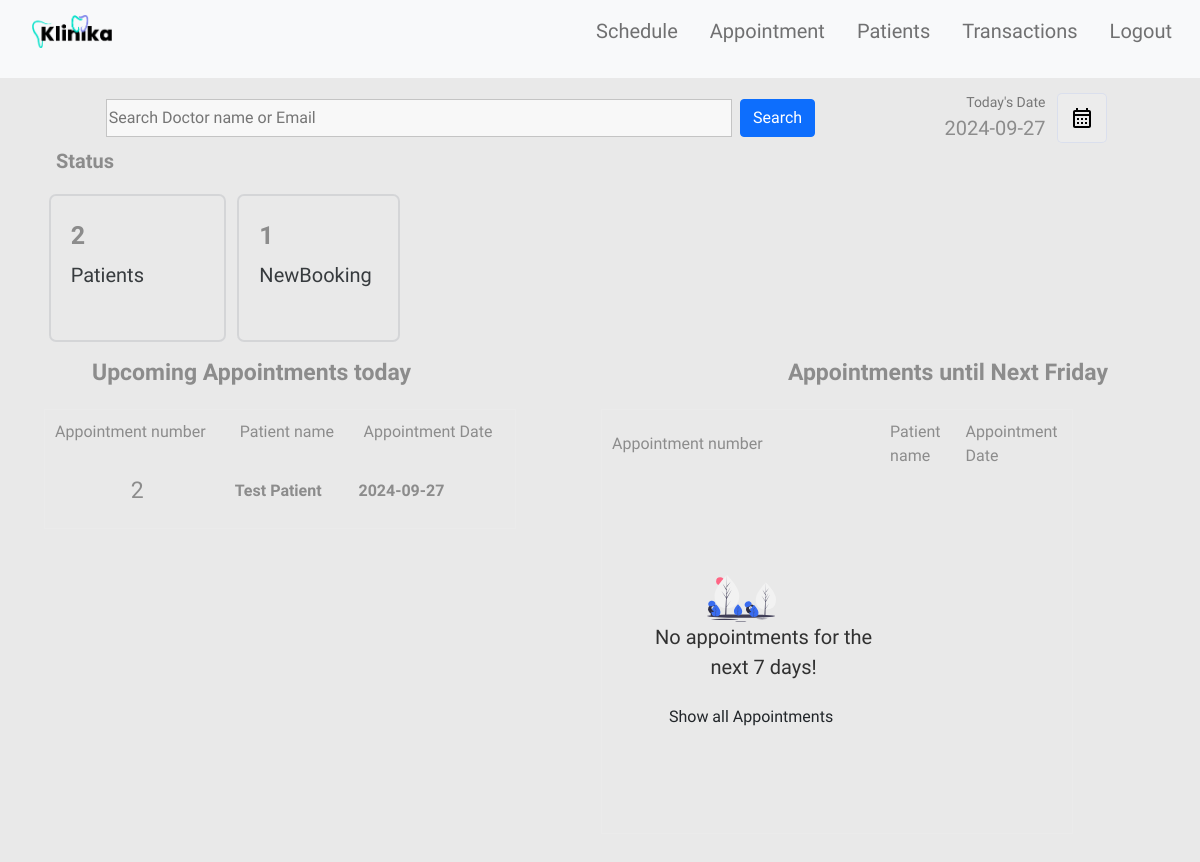
The page / on the database its author committed.
### tables this page shows
CREATE TABLE IF NOT EXISTS `appointment` (
  `appoid` int(11) NOT NULL AUTO_INCREMENT,
  `pid` int(10) DEFAULT NULL,
  `apponum` int(3) DEFAULT NULL,
  `appodate` date DEFAULT NULL,
  `start_time` TIME,
  `end_time` TIME,
  `servid` int(11) NOT NULL,
  `qr_code` VARCHAR(255),
  PRIMARY KEY (`appoid`),
  FOREIGN KEY (`pid`)
  REFERENCES `klinika`.`patient` (`pid`),
  KEY `pid` (`pid`)
);

CREATE TABLE IF NOT EXISTS `patient` (
  `pid` int(11) NOT NULL AUTO_INCREMENT,
  `pemail` varchar(255) DEFAULT NULL,
  `pname` varchar(255) DEFAULT NULL,
  `ppassword` varchar(255) DEFAULT NULL,
  `paddress` varchar(255) DEFAULT NULL,
  `pdob` date DEFAULT NULL,  
  `ptel` varchar(15) DEFAULT NULL,  
  PRIMARY KEY (`pid`)
);

### index.php (the view, shortened to what this page needs)
<?php include("partials/header.php");?>
<?php
    include("config/connection.php");
    ?>
    <div class="container">
        <div class="dash-body" style="margin-top: 15px">
            <table border="0" width="100%">
                        <tr >
                            <td class="nav-bar" >
                                <form action="doctors.php" method="post" class="header-search">
                                    <input type="search" name="search" class="input-text header-searchbar" placeholder="Search Doctor name or Email" list="doctors">&nbsp;&nbsp;
                                    <input type="Submit" value="Search" class="login-btn btn-primary btn">
                                </form>
                            </td>
                            <td width="15%">
                                <p style="font-size: 14px;color: rgb(119, 119, 119);padding: 0;margin: 0;text-align: right;">
                                    Today's Date
                                </p>
                                <p class="heading-sub12" style="padding: 0;margin: 0;">
                                    <?php
                                $today = date('Y-m-d');
                                echo $today;
                                $patientrow = $database->query("select  * from  patient;");
                                $appointmentrow = $database->query("select  * from  appointment where appodate>='$today';");
                                ?>
                                </p>
                            </td>
                            <td width="10%">
                                <button  class="btn-label"  style="display: flex;justify-content: center;align-items: center;"><img src="img/svg/calendar.svg" width="100%"></button>
                            </td>
                        </tr>
                <tr>
                    <td colspan="3">
                        <table class="filter-container" style="border: none;" border="0">
                            <tr>
                                <td>
                                    <p style="font-size: 20px;font-weight:600;padding-left: 12px;">Status</p>
                                </td>
                            </tr>
                            <tr>
                                <td colspan="2">
                                    <div  class="dashboard-items"  style="padding:20px;margin:auto;width:95%;display: flex;">
                                        <div>
                                                <div class="h1-dashboard">
                                                    <?php    echo $patientrow->num_rows  ?>
                                                </div><br>
                                                <div class="h3-dashboard">
                                                    Patients &nbsp;&nbsp;&nbsp;&nbsp;&nbsp;
                                                </div>
                                        </div>
                                    </div>
                                </td>
                                <td colspan="2">
                                    <div  class="dashboard-items"  style="padding:20px;margin:auto;width:95%;display: flex; ">
                                        <div>
                                                <div class="h1-dashboard" >
                                                    <?php    echo $appointmentrow ->num_rows  ?>
                                                </div><br>
                                                <div class="h3-dashboard" >
                                                    NewBooking &nbsp;&nbsp;
                                                </div>
                                        </div>
                                    </div>
                                </td>
                            </tr>
                        </table>
                    </td>
                </tr>
                <tr>
                    <td colspan="3">
                    <table width="100%" border="0" class="dashbord-tables">
                            <tr>
                                <td>
                                    <p style="padding:10px;padding-left:48px;padding-bottom:0;font-size:23px;font-weight:700;color:var(--primarycolor);">
                                        Upcoming Appointments today
                                    </p>
                                </td>
                                <td>
                                    <p style="text-align:right;padding:10px;padding-right:48px;padding-bottom:0;font-size:23px;font-weight:700;color:var(--primarycolor);">
                                        Appointments  until Next <?php
                                        echo date("l",strtotime("+1 week"));
                                        ?>
                                    </p>
                                </td>
                            </tr>
                            <tr>
                                <td width="50%">
                                        <div class="abc scroll" style="height: 800px;">
                                        <table width="85%" class="sub-table scrolldown" border="0">
                                        <thead>
                                            <tr>
                                                <th class="table-headin">
                                                    Appointment number
                                                </th>
                                                <th class="table-headin">
                                                    Patient name
                                                </th>
                                                <th class="table-headin">
                                                    Appointment Date
                                                </th>
                                            </tr>
                                        </thead>
                                        <tbody>
                                            <?php
                                            $sqlmain= "SELECT
                                                        appointment.appoid,
                                                        appointment.pid,
                                                        appointment.apponum,
                                                        appointment.appodate,
                                                        patient.pname
                                                    FROM
                                                        appointment
                                                    INNER JOIN
                                                        patient
                                                    ON
                                                        appointment.pid = patient.pid
                                                    WHERE
                                                        appointment.appodate = '$today'
                                                    ORDER BY
                                                        appointment.appodate DESC";
                                                $result= $database->query($sqlmain);
                                                if($result->num_rows==0){
                                                    echo '<tr>
                                                    <td>
                                                    <br><br><br><br>
                                                    <center>
                                                    <img src="img/svg/notfound.svg" width="25%">
                                                    <br>
                                                    <p class="heading-main12" style="margin-left: 45px;font-size:20px;color:rgb(49, 49, 49)">We couldnt find anything related to your keywords !</p>
                                                    <a class="non-style-link" href="appointment.php"><button  class="login-btn btn-primary-soft btn"  style="display: flex;justify-content: center;align-items: center;margin-left:20px;">&nbsp; Show all Appointments &nbsp;</font></button>
                                                    </a>
                                                    </center>
                                                    <br><br><br><br>
                                                    </td>
                                                    </tr>';
                                                }
                                                else{
                                                for ($x = 0; $x < $result->num_rows; $x++) {
                                                    $row = $result->fetch_assoc();
                                                    $apponum = $row["apponum"];
                                                    $appodate = $row["appodate"];
                                                    $pname=$row["pname"];
                                                    echo '<tr>
                                                        <td style="text-align:center;font-size:23px;font-weight:500; color: var(--btnnicetext);padding:20px;">
                                                            '.$apponum.'
                                                        </td>
                                                        <td style="font-weight:600;"> &nbsp;'.
                                                        substr($pname,0,25)
                                                        .'</td >
                                                        <td style="font-weight:600;"> &nbsp;'
                                                        .$appodate.
                                                        '</td >
                                                    </tr>';
                                                }
                                            }
                                            ?>
                                            </tbody>
                                        </table>
                                </td>
                                <td width="50%">
                                        <div class="abc scroll" style="height: 800px;">
                                        <table width="85%" class="sub-table scrolldown" border="0">
                                        <thead>
                                            <tr>
                                                <th class="table-headin">
                                                    Appointment number
                                                </th>
                                                <th class="table-headin">
                                                    Patient name
                                                </th>
                                                <th class="table-headin">
                                                    Appointment Date
                                                </th>
                                            </tr>
                                        </thead>
                                        <tbody>
                                            <?php
                                            $nextweek=date("Y-m-d",strtotime("+1 week"));
                                            $sqlmain= "SELECT
                                                        appointment.appoid,
                                                        appointment.pid,
                                                        appointment.apponum,
                                                        appointment.appodate,
                                                        patient.pname
                                                    FROM
                                                        appointment
                                                    INNER JOIN
                                                        patient
                                                    ON
                                                        appointment.pid = patient.pid
                                                    WHERE
                                                        appointment.appodate > '$today'
                                                    AND
                                                        appointment.appodate <= '$nextweek'
                                                    ORDER BY
                                                        appointment.appodate ASC";
                                                $result= $database->query($sqlmain);
                                                if($result->num_rows==0){
                                                    echo '<tr>
                                                    <td >
                                                    <br><br><br><br>
                                                    <center>
                                                    <img src="img/svg/notfound.svg" width="25%">
                                                    <br>
                                                    <p class="heading-main12" style="margin-left: 45px;font-size:20px;color:rgb(49, 49, 49)">No appointments for the next 7 days!</p>
                                                    <a class="non-style-link" href="appointment.php"><button  class="login-btn btn-primary-soft btn"  style="display: flex;justify-content: center;align-items: center;margin-left:20px;">&nbsp; Show all Appointments &nbsp;</font></button>
                                                    </a>
                                                    </center>
                                                    <br><br><br><br>
                                                    </td>
                                                    </tr>';
                                            }
                                            ?>
                                        </tbody>
                                        </table>
                                </td>
                            </tr>
                        </table>
                        </td>
                </tr>
            </table>
        </div>
    </div>
<?php include("partials/footer.php");?>

### css/styles.css (style rules this page uses)
:root { --font-light: 400; --font-regular: 500; --font-semibold: 700; --font-bold: 900; }
body { font-family: 'Work Sans', sans-serif; height: 100vh; margin: 0; padding-top: 56px; background-color: #e9e9e9; color: #8c8c8c; }
a { text-decoration: none; color: #e9e9e9; }
.container { display: flex; align-items: center; justify-content: center; margin: 20px auto; }
.heading-main12 { font-weight: 500; font-size: 25px; }
.heading-sub12 { font-weight: 500; font-size: 20px; text-align: right; }
.header-search { display: flex; justify-content: center; }
.header-searchbar { width: 75%; background-color: rgba(255, 255, 255, 0.705); border: 0.5px solid rgba(190, 190, 190, 0.884); }
.dashboard-items { border: 2px solid #c9cbce9f; border-radius: 7px; color: var(--primarycolor); }
.h1-dashboard { margin: 0; padding: 0; font-size: 25px; font-weight: 600; line-height: 0; padding-top: 20px; }
.h3-dashboard { margin: 0; padding: 0; font-size: 20px; font-weight: 500; color: #212529e3; }
.btn-label { margin-left: 10px; padding: 12px 12px; outline: none; text-decoration: none; font-size: 15px; letter-spacing: 0.5px; transition: all 0.3s; border-radius: 5px; background-color: #f0f0f073; border: 1px solid rgba(57,108,240,0.1) ; font-family: 'Inter', sans-serif; }
.table-headin { font-size: 16px; font-weight: 500; padding: 10px; border-bottom: 3px solid var(--primarycolor); }
.abc { width: 100%; height: 550px; overflow: auto; }
.sub-table { border: 1px solid #ebebeb; border-radius: 8px; }

### rows shown on the page
appointment: apponum "2", pid.pname "Test Patient", appodate "2024-09-27"

### other values the page prints
$patientrow->num_rows "2"
$appointmentrow ->num_rows "1"
